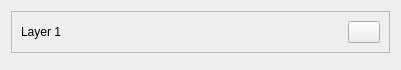
<?xml version="1.0" encoding="UTF-8"?>
<ui version="4.0">
 <class>LayerWidget</class>
 <widget class="QWidget" name="LayerWidget">
  <property name="geometry">
   <rect>
    <x>0</x>
    <y>0</y>
    <width>401</width>
    <height>70</height>
   </rect>
  </property>
  <property name="windowTitle">
   <string>Form</string>
  </property>
  <layout class="QFormLayout" name="formLayout">
   <item row="0" column="0" colspan="2">
    <widget class="QFrame" name="frame">
     <property name="sizePolicy">
      <sizepolicy hsizetype="MinimumExpanding" vsizetype="Maximum">
       <horstretch>0</horstretch>
       <verstretch>0</verstretch>
      </sizepolicy>
     </property>
     <property name="minimumSize">
      <size>
       <width>200</width>
       <height>0</height>
      </size>
     </property>
     <property name="styleSheet">
      <string notr="true">border-color: rgb(51, 209, 122);</string>
     </property>
     <property name="frameShape">
      <enum>QFrame::StyledPanel</enum>
     </property>
     <property name="frameShadow">
      <enum>QFrame::Raised</enum>
     </property>
     <layout class="QGridLayout" name="gridLayout">
      <item row="0" column="0">
       <widget class="QLabel" name="layer_name">
        <property name="styleSheet">
         <string notr="true">border-color: rgba(0, 0, 0, 0);</string>
        </property>
        <property name="text">
         <string>Layer 1</string>
        </property>
       </widget>
      </item>
      <item row="0" column="2">
       <widget class="QPushButton" name="visible_button">
        <property name="maximumSize">
         <size>
          <width>32</width>
          <height>32</height>
         </size>
        </property>
        <property name="text">
         <string/>
        </property>
        <property name="icon">
         <iconset resource="../resources.qrc">
          <normaloff>:/icons/src/icons/eye-off.png</normaloff>
          <normalon>../src/icons/eye.png</normalon>
          <activeon>:/icons/src/icons/eye.png</activeon>:/icons/src/icons/eye-off.png</iconset>
        </property>
        <property name="checkable">
         <bool>true</bool>
        </property>
       </widget>
      </item>
     </layout>
    </widget>
   </item>
  </layout>
 </widget>
 <resources>
  <include location="../resources.qrc"/>
 </resources>
 <connections/>
</ui>
